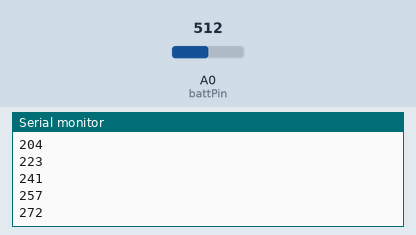
Recording of a sketch running on a simulated Arduino Uno, built with avr-gcc and run on an emulated ATmega328P. On the bench: the last lines printed to the serial monitor. The test bench sets the inputs (shaded band); at power-on: A0 (battPin) = 512.

Above: at 1.2 s.
1.3 s: A0 (battPin) set to 716
At 1.31 s:
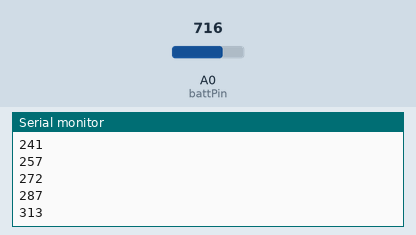
2.8 s: A0 (battPin) set to 900
At 2.81 s:
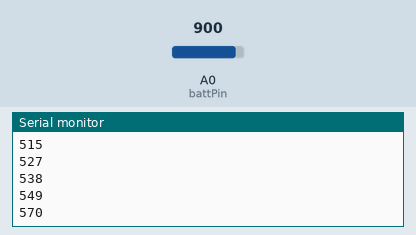
Timing chart, 0 to 5.8 s (numbered marks = the images above; inputs shaded):
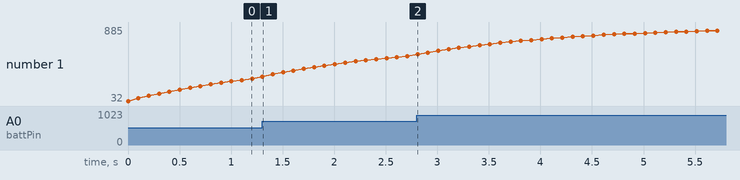

The sketch:

PruebaPinBateria.ino
```cpp
int battPin=A0;
int batt=0;

void setup() {
  // put your setup code here, to run once:
Serial.begin(9600);

}

void loop() {
  // put your main code here, to run repeatedly:
batt+=(analogRead(battPin)-batt)>>4;
Serial.println(batt);
delay(100);
}
```

Measured:
- after the input at 1.3 s, the serial monitor: prints a new line at once (image 1)
- after the input at 2.8 s, the serial monitor: prints a new line at once (image 2)
- plotted number 1: 287 → 549 after the input at 1.3 s, 549 → 885 after the input at 2.8 s
